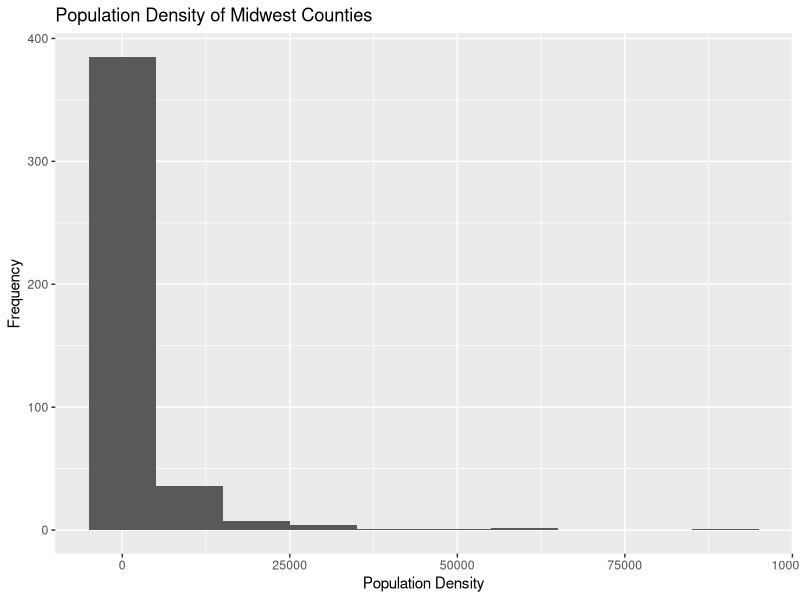
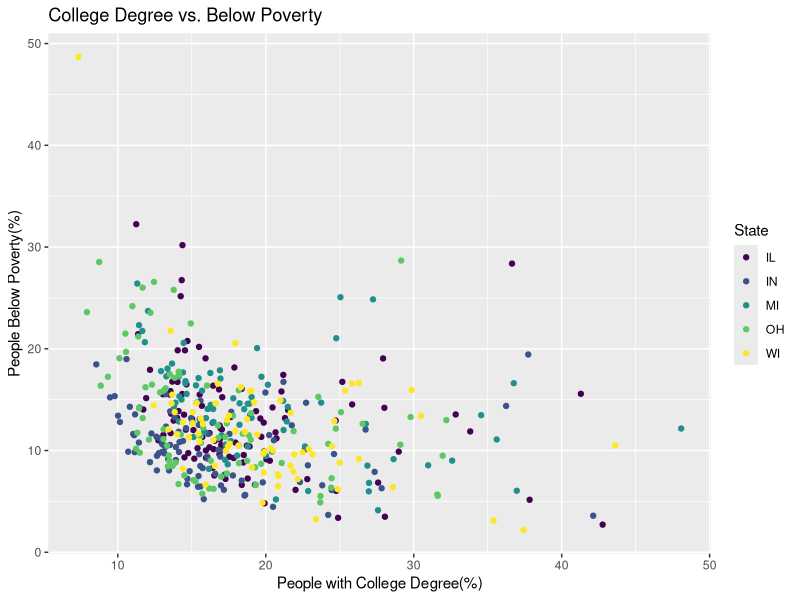

These charts were generated, in order, by the following R code:
## ---- chunk 1
#| label: load-packages
#| message: false

library(tidyverse)
library(viridis)
## ---- chunk 2
ggplot(midwest, aes(x=popdensity)) +
  geom_histogram(binwidth = 10000) +
  labs(title = "Population Density of Midwest Counties",x = "Population Density",y = "Frequency")
## ---- chunk 3
ggplot(midwest, aes(x=percollege, y = percbelowpoverty)) +
  geom_point(aes(color = state)) +
  labs(title = "College Degree vs. Below Poverty",x = "People with College Degree(%)",y = "People Below Poverty(%)", color = "State") +
  scale_color_viridis_d()
